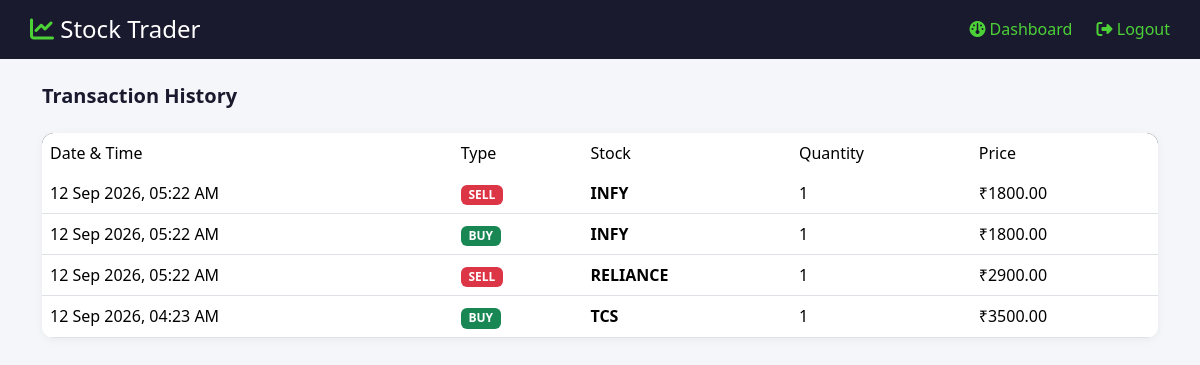
Page /history/ (signed in) on the committed database.
### trading/models.py (models this page shows, shortened)
class Transaction(models.Model):
    BUY = 'BUY'
    SELL = 'SELL'
    TRANSACTION_TYPES = [(BUY, 'Buy'), (SELL, 'Sell')]
    user = models.ForeignKey(User, on_delete=models.CASCADE)
    stock = models.ForeignKey(Stock, on_delete=models.CASCADE)
    transaction_type = models.CharField(max_length=4, choices=TRANSACTION_TYPES)
    quantity = models.PositiveIntegerField()
    price = models.DecimalField(max_digits=10, decimal_places=2)
    timestamp = models.DateTimeField(auto_now_add=True)

class Stock(models.Model):
    symbol = models.CharField(max_length=10, unique=True)   # e.g. "TCS", "INFY"
    name = models.CharField(max_length=100)                  # e.g. "Tata Consultancy Services"
    current_price = models.DecimalField(max_digits=10, decimal_places=2)
    last_updated = models.DateTimeField(auto_now=True)

### trading/views.py (the view)
# urls.py: path('history/', views.transaction_history, name='transaction_history'),
@login_required
def transaction_history(request):
    transactions = Transaction.objects.filter(user=request.user).order_by('-timestamp')
    return render(request, 'trading/history.html', {'transactions': transactions})

### trading/templates/trading/history.html (shortened to what this page needs)
<!DOCTYPE html>
<html lang="en">
<head>
    <link href="https://cdnjs.cloudflare.com/ajax/libs/bootstrap/5.3.3/css/bootstrap.min.css" rel="stylesheet">
    <link rel="stylesheet" href="https://cdnjs.cloudflare.com/ajax/libs/font-awesome/6.5.1/css/all.min.css">
</head>
<body>
    <nav class="navbar-custom d-flex justify-content-between align-items-center">
        <h4 class="text-white mb-0"><i class="fa-solid fa-chart-line" style="color:#4cd137;"></i> Stock Trader</h4>
        <div>
            <a href="{% url 'dashboard' %}"><i class="fa-solid fa-gauge"></i> Dashboard</a>
            <a href="{% url 'logout' %}"><i class="fa-solid fa-right-from-bracket"></i> Logout</a>
        </div>
    </nav>
    <div class="container">
        <h5 class="section-title">Transaction History</h5>
        <div class="card-table mb-5">
            <table class="table table-hover mb-0">
                <thead>
                    <tr>
                        <th>Date & Time</th>
                        <th>Type</th>
                        <th>Stock</th>
                        <th>Quantity</th>
                        <th>Price</th>
                    </tr>
                </thead>
                <tbody>
                    {% for t in transactions %}
                    <tr>
                        <td>{{ t.timestamp|date:"d M Y, h:i A" }}</td>
                        <td>
                            {% if t.transaction_type == 'BUY' %}
                                <span class="badge bg-success">BUY</span>
                            {% else %}
                                <span class="badge bg-danger">SELL</span>
                            {% endif %}
                        </td>
                        <td><strong>{{ t.stock.symbol }}</strong></td>
                        <td>{{ t.quantity }}</td>
                        <td>₹{{ t.price }}</td>
                    </tr>
                    {% empty %}
                    <tr><td colspan="5" class="text-center text-muted py-3">No transactions yet.</td></tr>
                    {% endfor %}
                </tbody>
            </table>
        </div>
    </div>
</body>
</html>

### trading/templates/trading/history.html (style rules this page uses)
body { background: #f4f6f9; font-family: 'Segoe UI', sans-serif; }
.navbar-custom { background: #1a1a2e; padding: 15px 30px; }
.navbar-custom a { color: #4cd137 !important; text-decoration: none; margin-left: 20px; font-weight: 500; }
.card-table { background: white; border-radius: 12px; box-shadow: 0 2px 10px rgba(0,0,0,0.05); overflow: hidden; margin-top: 25px; }
thead { background: #1a1a2e; }
thead th { color: white; border: none; padding: 14px 20px; font-weight: 500; }
tbody td { padding: 14px 20px; vertical-align: middle; }
.section-title { font-weight: 700; color: #1a1a2e; margin: 25px 0 0; }

### rows in the picture
Transaction: timestamp "12 Sep 2026, 05:22 AM", transaction_type "SELL", stock.symbol "INFY", quantity "1", price "1800.00"
Transaction: timestamp "12 Sep 2026, 05:22 AM", transaction_type "BUY", stock.symbol "INFY", quantity "1", price "1800.00"
Transaction: timestamp "12 Sep 2026, 05:22 AM", transaction_type "SELL", stock.symbol "RELIANCE", quantity "1", price "2900.00"
Transaction: timestamp "12 Sep 2026, 04:23 AM", transaction_type "BUY", stock.symbol "TCS", quantity "1", price "3500.00"
